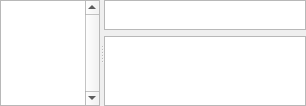
       <widget class="QSplitter" name="splState">
        <property name="orientation">
         <enum>Qt::Horizontal</enum>
        </property>
        <widget class="QTreeView" name="tvRegisters">
         <property name="sizePolicy">
          <sizepolicy hsizetype="Minimum" vsizetype="Expanding">
           <horstretch>0</horstretch>
           <verstretch>0</verstretch>
          </sizepolicy>
         </property>
         <property name="minimumSize">
          <size>
           <width>50</width>
           <height>0</height>
          </size>
         </property>
         <property name="maximumSize">
          <size>
           <width>100</width>
           <height>16777215</height>
          </size>
         </property>
         <property name="font">
          <font>
           <family>Courier New</family>
           <pointsize>10</pointsize>
          </font>
         </property>
         <property name="verticalScrollBarPolicy">
          <enum>Qt::ScrollBarAlwaysOn</enum>
         </property>
         <property name="horizontalScrollBarPolicy">
          <enum>Qt::ScrollBarAlwaysOff</enum>
         </property>
         <property name="sizeAdjustPolicy">
          <enum>QAbstractScrollArea::AdjustToContents</enum>
         </property>
         <property name="editTriggers">
          <set>QAbstractItemView::NoEditTriggers</set>
         </property>
         <property name="tabKeyNavigation">
          <bool>false</bool>
         </property>
         <property name="alternatingRowColors">
          <bool>true</bool>
         </property>
         <property name="selectionMode">
          <enum>QAbstractItemView::NoSelection</enum>
         </property>
         <property name="indentation">
          <number>5</number>
         </property>
         <property name="uniformRowHeights">
          <bool>true</bool>
         </property>
         <property name="itemsExpandable">
          <bool>false</bool>
         </property>
         <property name="animated">
          <bool>true</bool>
         </property>
         <property name="allColumnsShowFocus">
          <bool>true</bool>
         </property>
         <property name="expandsOnDoubleClick">
          <bool>false</bool>
         </property>
        </widget>
        <widget class="QWidget" name="layoutWidget">
         <layout class="QVBoxLayout" name="verticalLayout_2">
          <property name="sizeConstraint">
           <enum>QLayout::SetMinimumSize</enum>
          </property>
          <item>
           <widget class="QTreeView" name="tvState">
            <property name="sizePolicy">
             <sizepolicy hsizetype="Minimum" vsizetype="Expanding">
              <horstretch>0</horstretch>
              <verstretch>0</verstretch>
             </sizepolicy>
            </property>
            <property name="minimumSize">
             <size>
              <width>200</width>
              <height>0</height>
             </size>
            </property>
            <property name="maximumSize">
             <size>
              <width>16777215</width>
              <height>30</height>
             </size>
            </property>
            <property name="font">
             <font>
              <family>Courier New</family>
              <pointsize>10</pointsize>
             </font>
            </property>
            <property name="verticalScrollBarPolicy">
             <enum>Qt::ScrollBarAlwaysOff</enum>
            </property>
            <property name="horizontalScrollBarPolicy">
             <enum>Qt::ScrollBarAlwaysOff</enum>
            </property>
            <property name="sizeAdjustPolicy">
             <enum>QAbstractScrollArea::AdjustToContents</enum>
            </property>
            <property name="alternatingRowColors">
             <bool>true</bool>
            </property>
            <property name="selectionMode">
             <enum>QAbstractItemView::NoSelection</enum>
            </property>
            <property name="indentation">
             <number>5</number>
            </property>
            <property name="uniformRowHeights">
             <bool>true</bool>
            </property>
            <property name="itemsExpandable">
             <bool>false</bool>
            </property>
            <property name="animated">
             <bool>true</bool>
            </property>
            <property name="allColumnsShowFocus">
             <bool>true</bool>
            </property>
            <property name="expandsOnDoubleClick">
             <bool>false</bool>
            </property>
           </widget>
          </item>
          <item>
           <widget class="QTreeView" name="tvStack">
            <property name="sizePolicy">
             <sizepolicy hsizetype="Minimum" vsizetype="Expanding">
              <horstretch>0</horstretch>
              <verstretch>0</verstretch>
             </sizepolicy>
            </property>
            <property name="minimumSize">
             <size>
              <width>200</width>
              <height>0</height>
             </size>
            </property>
            <property name="font">
             <font>
              <family>Courier New</family>
              <pointsize>9</pointsize>
             </font>
            </property>
            <property name="horizontalScrollBarPolicy">
             <enum>Qt::ScrollBarAlwaysOff</enum>
            </property>
            <property name="sizeAdjustPolicy">
             <enum>QAbstractScrollArea::AdjustToContents</enum>
            </property>
            <property name="editTriggers">
             <set>QAbstractItemView::NoEditTriggers</set>
            </property>
            <property name="tabKeyNavigation">
             <bool>false</bool>
            </property>
            <property name="showDropIndicator" stdset="0">
             <bool>false</bool>
            </property>
            <property name="alternatingRowColors">
             <bool>true</bool>
            </property>
            <property name="selectionMode">
             <enum>QAbstractItemView::NoSelection</enum>
            </property>
            <property name="indentation">
             <number>5</number>
            </property>
            <property name="uniformRowHeights">
             <bool>true</bool>
            </property>
            <property name="itemsExpandable">
             <bool>false</bool>
            </property>
            <property name="animated">
             <bool>true</bool>
            </property>
            <property name="allColumnsShowFocus">
             <bool>true</bool>
            </property>
            <property name="expandsOnDoubleClick">
             <bool>false</bool>
            </property>
           </widget>
          </item>
         </layout>
        </widget>
       </widget>
